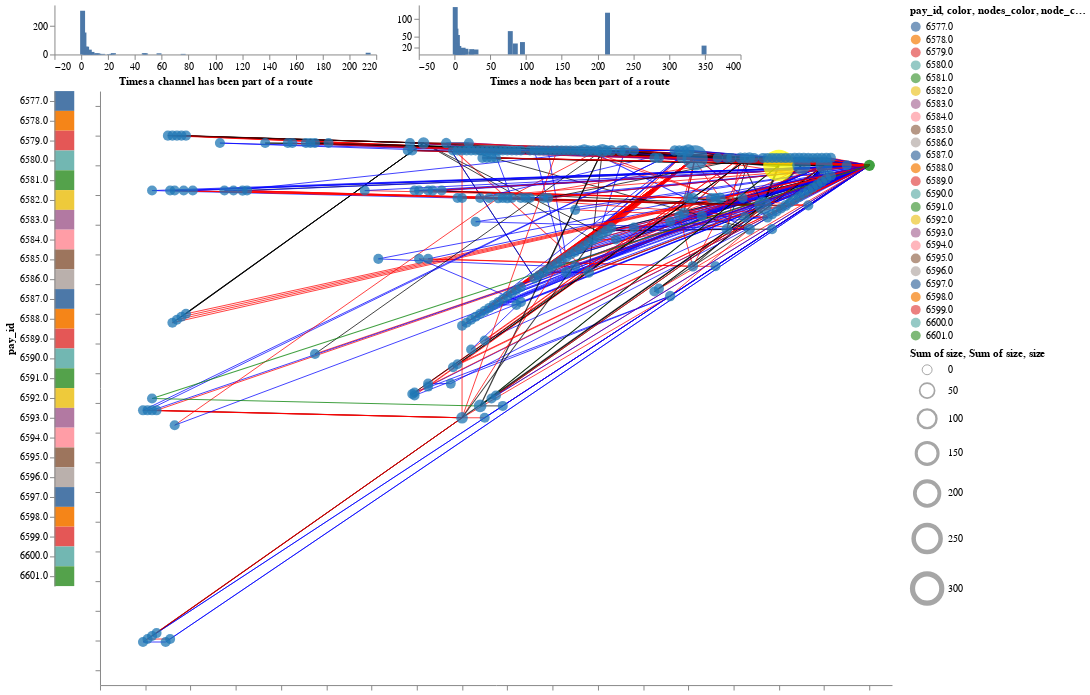

This figure's notebook cell:
### Code cell
full_chart

### Figure 1 — Vega-Lite specification as saved in the notebook (floating-point values rounded to 4 significant figures; data arrays with more than 128 entries replaced by an {"elided": "..."} marker saying what was removed)
{"config": {"view": {"continuousWidth": 400, "continuousHeight": 300, "strokeWidth": 0}, "axis": {"grid": false}}, "vconcat": [{"hconcat": [{"mark": "bar", "encoding": {"x": {"field": "sum_size", "title": "Times a channel has been part of a route", "type": "quantitative"}, "y": {"aggregate": "count", "title": null, "type": "quantitative"}}, "height": 50, "selection": {"selector001": {"type": "interval", "encodings": ["x"]}}, "transform": [{"joinaggregate": [{"op": "sum", "field": "size", "as": "sum_size"}], "groupby": ["peers"]}], "width": 325}, {"mark": "bar", "encoding": {"x": {"field": "sum_size", "title": "Times a node has been part of a route", "type": "quantitative"}, "y": {"aggregate": "count", "axis": {"values": [20, 50, 100, 600]}, "title": null, "type": "quantitative"}}, "height": 50, "selection": {"selector002": {"type": "interval", "encodings": ["x"]}}, "transform": [{"joinaggregate": [{"op": "sum", "field": "size", "as": "sum_size"}], "groupby": ["source"]}], "width": 325}], "data": {"name": "data-225aaa46f5accde494a382a8c2d43c91"}}, {"hconcat": [{"data": {"name": "data-a4ef718e92cab0f1a2523c5fe3d45b42"}, "mark": "rect", "encoding": {"color": {"condition": {"field": "pay_id", "type": "nominal", "selection": "selector003"}, "value": "lightgray"}, "y": {"field": "pay_id", "type": "nominal"}}, "selection": {"selector003": {"type": "multi", "fields": ["pay_id"]}}}, {"layer": [{"mark": "rule", "encoding": {"color": {"field": "color", "scale": null, "type": "nominal"}, "opacity": {"condition": {"value": 0.75, "selection": "selector001"}, "value": 0.05}, "strokeWidth": {"aggregate": "sum", "field": "size", "type": "quantitative"}, "tooltip": [{"aggregate": "sum", "field": "times_in_a_route", "title": "times in a route", "type": "quantitative"}, {"aggregate": "sum", "field": "failures", "title": "failures", "type": "quantitative"}, {"field": "peers", "title": "Channel", "type": "nominal"}], "x": {"field": "x1", "type": "quantitative"}, "x2": {"field": "x2"}, "y": {"field": "y1", "type": "quantitative"}, "y2": {"field": "y2"}}, "selection": {"selector004": {"type": "interval", "bind": "scales", "encodings": ["x", "y"]}}, "transform": [{"joinaggregate": [], "groupby": ["peers"]}, {"filter": {"selection": "selector003"}}]}, {"mark": "circle", "encoding": {"color": {"field": "nodes_color", "scale": null, "type": "nominal"}, "opacity": {"condition": {"value": 0.75, "selection": "selector002"}, "value": 0.05}, "size": {"aggregate": "sum", "field": "size", "scale": {"range": [100, 1000]}, "type": "quantitative"}, "tooltip": [{"field": "source", "title": "node alias", "type": "nominal"}, {"aggregate": "sum", "field": "times_in_a_route", "title": "times in a route", "type": "quantitative"}], "x": {"aggregate": "mean", "field": "x1", "type": "quantitative"}, "y": {"aggregate": "mean", "field": "y1", "type": "quantitative"}}, "transform": [{"joinaggregate": [], "groupby": ["source"]}, {"filter": {"selection": "selector003"}}]}, {"data": {"name": "data-f43def8f5f054a826328ee3c3e8f8147"}, "mark": "circle", "encoding": {"color": {"field": "node_color", "scale": null, "type": "nominal"}, "opacity": {"value": 0.75}, "size": {"field": "size", "scale": {"range": [100, 1000]}, "type": "quantitative"}, "tooltip": [{"field": "destination", "title": "node alias", "type": "nominal"}], "x": {"field": "x", "type": "quantitative"}, "y": {"field": "y", "type": "quantitative"}}}], "data": {"name": "data-225aaa46f5accde494a382a8c2d43c91"}, "encoding": {"x": {"axis": {"labels": false, "title": null}}, "y": {"axis": {"labels": false, "title": null}}}, "height": 600, "width": 800}]}], "spacing": 5, "$schema": "https://vega.github.io/schema/vega-lite/v4.17.0.json", "datasets": {"data-225aaa46f5accde494a382a8c2d43c91": {"elided": "749 records"}, "data-a4ef718e92cab0f1a2523c5fe3d45b42": [{"pay_id": "6577.0"}, {"pay_id": "6578.0"}, {"pay_id": "6579.0"}, {"pay_id": "6580.0"}, {"pay_id": "6581.0"}, {"pay_id": "6582.0"}, {"pay_id": "6583.0"}, {"pay_id": "6584.0"}, {"pay_id": "6585.0"}, {"pay_id": "6586.0"}, {"pay_id": "6587.0"}, {"pay_id": "6588.0"}, {"pay_id": "6589.0"}, {"pay_id": "6590.0"}, {"pay_id": "6591.0"}, {"pay_id": "6592.0"}, {"pay_id": "6593.0"}, {"pay_id": "6594.0"}, {"pay_id": "6595.0"}, {"pay_id": "6596.0"}, {"pay_id": "6597.0"}, {"pay_id": "6598.0"}, {"pay_id": "6599.0"}, {"pay_id": "6600.0"}, {"pay_id": "6601.0"}], "data-f43def8f5f054a826328ee3c3e8f8147": [{"destination": "WalletOfSatoshi.com", "size": 10, "node_color": "green", "x": 400, "y": 0}]}}
